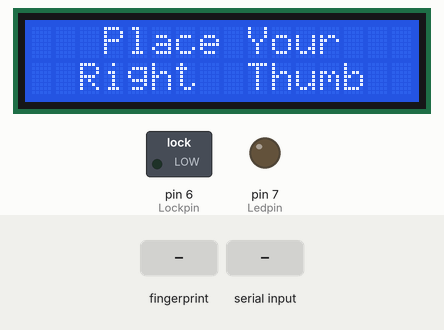
Recording of a sketch running on a simulated Arduino Uno, built with avr-gcc and run on an emulated ATmega328P. Parts: 16×2 character LCD, switched loads named in the sketch (green lamp = pin HIGH), output pins drawn as LEDs (lit = HIGH). Inputs (shaded band) come from the test bench. What the sketch prints to the serial monitor is not drawn.

Above: at 3.8 s.
3.9 s: finger stored as number 1 placed on the sensor
At 5.1 s:
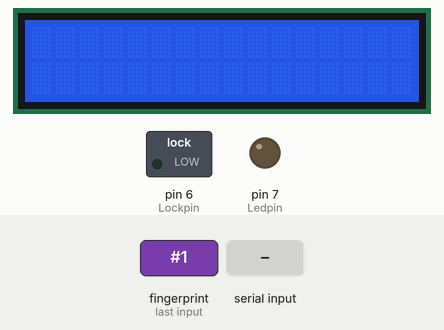
6.9 s: "enroll" received over Serial
At 9.4 s:
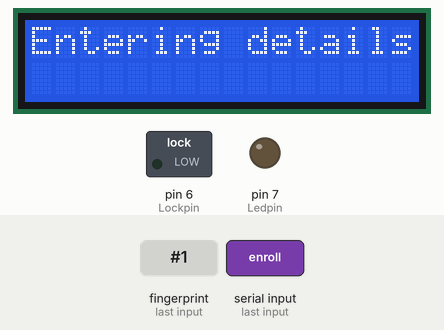
9.9 s: "90,45\n" received over Serial
At 11.2 s:
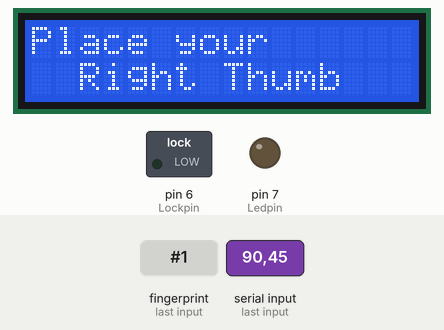
12.9 s: "delete" received over Serial
Timing chart, 0 to 15.9 s (numbered marks = the images above; inputs shaded):
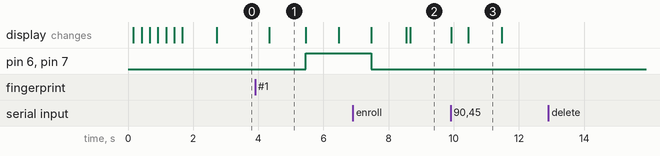

The sketch:

FP_I2Czetawithoutdelay.ino
```cpp
//>>>>>>>>>>>>>>>>>>>>>>>>>>>>>>>>>>>>>>>>>>>>>>>>>>>>>>>>>>>>>>>>>>>>>>>>>>>>>>>>>>>>>>>>>>>PROJECT BY [BIBIN] [ALEX JOHN] [DEEPAK] [ALEX JOSEPH] [FELIX]<<<<<<<<<<<<<<<<<<<<<<<<<<<<<<<<<<<<<<<<<<<<<<<<<<<<<<<<<<<<<<<<<<<<<<<<<<<<<<<<<<<<<<<<<<<<<<<<<

//>>>>>>>>>>>>>>>>>>>>>>>>>>>>>>>>>>>>>>>>>>>>>>>>>>>>>>>>>>>>>>>>>>>>>>>>>>>>>>THIS CODE IS SPECIFICALLY FOR ARDUINO NANO. IT MIGHT BE COMPATIBLE WITH UNO BUT THAT IS NOT TESTED<<<<<<<<<<<<<<<<<<<<<<<<<<<<<<<<<<<<<<<<<<<<<<<<<<<<<<<<<<<<<<<<<<<<<<<<<
//>>>>>>>>>>>>>>>>>>>>>>>>>>>>>>>>>>>>>>>>>>>>>>>>>>>>>>>>>>>>>>>>>>>>>>>>>>>>WE USE THE FINGERPRINT MODULE **** BY ************* WHIS IS CAPABLE OF STORING UPTO 250 FINGER TEMPLATES<<<<<<<<<<<<<<<<<<<<<<<<<<<<<<<<<<<<<<<<<<<<<<<<<<<<<<<<<<<<<<<<<<<<<
//>>>>>>>>>>>>>>>>>>>>>>>>>>>>>>>>>>>>>>>THE DISPLAY USED IS A 16X2 LCD INTERFACED USING I2C<-->SERIAL CONVERTER WHICH USES ONLY 2 DATA LINES INSTEAD OF THE 12 REQUIRED FOR NORMAL LCD INTERFACING WITH ARDUINO<<<<<<<<<<<<<<<<<<<<<<<<<<<<<<<<<<<<<<<<<<<


#include <Adafruit_Fingerprint.h>

// For UNO and others without hardware serial, we must use software serial...
// pin #2 is IN from sensor (GREEN wire)
// pin #3 is OUT from arduino  (WHITE wire)
// comment these two lines if using hardware serial
#include <SoftwareSerial.h>
#include <Wire.h>
#include <LiquidCrystal_I2C.h>// include the library code:

SoftwareSerial mySerial(2, 3);
LiquidCrystal_I2C lcd(0x27, 16, 2);

//LiquidCrystal_I2C lcd(0x27, 2, 1, 0, 4, 5, 6, 7, 3, POSITIVE); // Set the LCD I2C address
String username;
int Lockpin=6;//pin controlling relay(MOSFET) to lock
int Ledpin=7;//pin controlling led

Adafruit_Fingerprint finger = Adafruit_Fingerprint(&mySerial);

uint8_t id;


//>>>>>>>>>>>>>>>>>>>>>>>>>>>>>>>>>>>>>>>>>>>>>>>>>>>>>>>>>>>>>>>>>>>>>>>>>>>>>>>>>>>>>>>>>>>>>>>>>>>>>>>>>>>>>>>>>.SETUP<<<<<<<<<<<<<<<<<<<<<<<<<<<<<<<<<<<<<<<<<<<<<<<<<<<<<<<<<<<<<<<<<<<<<<<<<<<<<<<<<<<<<<<<<<<<<<<<<<<<<<<<<<<<<<<<<<<<<<<<<<<<<<<<<<<<<
//............................................................................................................................................................................................................................................................


void setup()
{

  pinMode(Lockpin,OUTPUT);  //Setting MOSFET pin as output
  digitalWrite(Lockpin,LOW);//Default locked

  pinMode(Ledpin,OUTPUT);  //Setting MOSFET pin as output
  digitalWrite(Ledpin,LOW);

  Serial.begin(9600);//Begining serial communication with pc at 9600 Bauds
  while (!Serial);  // For Yun/Leo/Micro/Zero/...
  delay(100);
  Serial.println("\n\nAdafruit finger detect test");
  lcd.begin();
 //lcd.begin(16,2); // initialize the lcd for 16 chars 2 lines, turn on backlight

// ------- Quick 3 blinks of backlight -------------
 for(int i = 0; i< 3; i++)
 {
 lcd.backlight();
 delay(250);
 lcd.noBacklight();
 delay(250);
 }
 lcd.backlight(); // finish with backlight on
;
  // set the data rate for the Fingerprint sensor serial port
  finger.begin(9600);

  if (finger.verifyPassword()) {
    Serial.println("Found fingerprint sensor!");
  } else {
    Serial.println("Did not find fingerprint sensor :(");
    while (1) { delay(1); }
  }

  finger.getTemplateCount();
  Serial.print("Sensor contains "); Serial.print(finger.templateCount); Serial.println(" templates");
}


//>>>>>>>>>>>>>>>>>>>>>>>>>>>>>>>>>>>>>>>>>>>>>>>>>>>>>>>>>>>>>>>>>>>>>>>>>>>>>>>>>>>>>>>>>>>>>>>>>>>>>>>>>>>>>>>>>Read Numbers (Serial inputs from pc and fingerprint sensor)<<<<<<<<<<<<<<<<<<<<<<<<<<<<<<<<<<<<<<<<<<<<<<<<<<<<<<<<<<<<<<<<<<<<<<<<<<<<<<<<<<<<<<<<<<<<<<<<<<<<<<<<<<<<<<<<<<<<<<<<<<<<<<<<<<<<<
//............................................................................................................................................................................................................................................................

uint8_t readnumber(void) {
  uint8_t num = 0;

  while (num == 0) {
    while (! Serial.available());
    num = Serial.parseInt();
  }
  return num;
}


//>>>>>>>>>>>>>>>>>>>>>>>>>>>>>>>>>>>>>>>>>>>>>>>>>>>>>>>>>>>>>>>>>>>>>>>>>>>>>>>>>>>>>>>>>>>>>>>>>>>>>>>>>>>>>>>>>MAIN LOOP<<<<<<<<<<<<<<<<<<<<<<<<<<<<<<<<<<<<<<<<<<<<<<<<<<<<<<<<<<<<<<<<<<<<<<<<<<<<<<<<<<<<<<<<<<<<<<<<<<<<<<<<<<<<<<<<<<<<<<<<<<<<<<<<<<<<<
//............................................................................................................................................................................................................................................................


void loop()
{
  if(! Serial.available())//SEARCH
  {
  Serial.println("Waiting for valid finger...");
  while(!Serial.available()){
    lcd.clear();
    lcd.setCursor(0, 0);
    lcd.print("   Place Your");lcd.setCursor(0, 1);lcd.print("  Right  Thumb");
    getFingerprintID();
    delay(50);  //don't ned to run this at full speed.
  }
  }
  String command=Serial.readString();


  //>>>>>>>>>>>>>>>>>>>>>>>>>>>>>>>>>>>>>>>>>>>ENROLL DELETE <<<<<<<<<<<<<<<


  if(command=="enroll")//ENROLL
  {
  lcd.clear();lcd.setCursor(0,0);lcd.print("Enrolling begun");delay(10);
  Serial.println("backclose");delay(100);//////////////////////////////////??????????????????????????????
  lcd.clear();lcd.setCursor(0,0);lcd.print("Entering details");delay(10);
  Serial.println("Ready to enroll a fingerprint!");
  Serial.println("Please type in the ID # (from 1 to 127) you want to save this finger as...");
  Serial.println("typeid");
  id = readnumber();
  if (id == 0) {// ID #0 not allowed, try again!
     return;
  }
  if(id==1313){return;}
  Serial.print("Enrolling ID #");
  Serial.println(id);

  while (!  getFingerprintEnroll() );
  }
  //--------------------------------------------------------------------------------------------------------------


  else if(command=="delete")//DELETE
  {
  Serial.println("backclose2");delay(1000);
  Serial.println("Please type in the ID # (from 1 to 127) you want to delete...");
  Serial.println("deleteid");

  uint8_t id = readnumber();
  if (id == 0) {// ID #0 not allowed, try again!
     return;
  } if(id==1313){return;}

  Serial.print("Deleting ID #");
  Serial.println(id);

  deleteFingerprint(id);
  }

}


//>>>>>>>>>>>>>>>>>>>>>>>>>>>>>>>>>>>>>>>>>>>>>>>>>>>>>>>>>>>>>>>>>>>>>>>>>>>>>>>>>>>>>>>>>>>>>>>>>>>>>>>>>>>>>>>>>ENROLL FUNCTION<<<<<<<<<<<<<<<<<<<<<<<<<<<<<<<<<<<<<<<<<<<<<<<<<<<<<<<<<<<<<<<<<<<<<<<<<<<<<<<<<<<<<<<<<<<<<<<<<<<<<<<<<<<<<<<<<<<<<<<<<<<<<<<<<<<<<
//............................................................................................................................................................................................................................................................

uint8_t getFingerprintEnroll() {

  int p = -1;
  Serial.print("Waiting for valid finger to enroll as #"); Serial.println(id);
  lcd.clear();
  lcd.setCursor(0,0);
  lcd.print("Ready to enroll");delay(500);
  lcd.clear();
  lcd.setCursor(0,0);
  lcd.print("Place your");lcd.setCursor(0, 1);lcd.print("  Right Thumb");

  while (p != FINGERPRINT_OK) {
    if(Serial.available()){return p;}

    p = finger.getImage();
    switch (p) {
    case FINGERPRINT_OK:
      Serial.println("Image taken");
      break;
    case FINGERPRINT_NOFINGER:
      Serial.println(".");
      break;
    case FINGERPRINT_PACKETRECIEVEERR:
      Serial.println("Communication error");
      break;
    case FINGERPRINT_IMAGEFAIL:
      Serial.println("Imaging error");
      break;
    default:
      Serial.println("Unknown error");
      break;
    }
  }

  // OK success!

  p = finger.image2Tz(1);
  switch (p) {
    case FINGERPRINT_OK:
      Serial.println("Image converted");
      break;
    case FINGERPRINT_IMAGEMESS:
      Serial.println("Image too messy");
      Serial.println("errr");
        lcd.clear();lcd.setCursor(0,0);lcd.print("Enroll Failed");lcd.setCursor(0, 1);lcd.print("  Try Again");delay(2000);lcd.clear();
        return p;
    case FINGERPRINT_PACKETRECIEVEERR:
      Serial.println("Communication error");Serial.println("errr");
      lcd.clear();lcd.setCursor(0,0);lcd.print("Enroll Failed");lcd.setCursor(0, 1);lcd.print("  Try Again");delay(2000);lcd.clear();
      return p;
    case FINGERPRINT_FEATUREFAIL:
      Serial.println("Could not find fingerprint features");Serial.println("errr");
      lcd.clear();lcd.setCursor(0,0);lcd.print("Enroll Failed");lcd.setCursor(0, 1);lcd.print("  Try Again");delay(2000);lcd.clear();
      return p;
    case FINGERPRINT_INVALIDIMAGE:
      Serial.println("Could not find fingerprint features");Serial.println("errr");
      lcd.clear();lcd.setCursor(0,0);lcd.print("Enroll Failed");lcd.setCursor(0, 1);lcd.print("  Try Again");delay(2000);lcd.clear();
      return p;
    default:
      Serial.println("Unknown error");Serial.println("errr");
      lcd.clear();lcd.setCursor(0,0);lcd.print("Enroll Failed");lcd.setCursor(0, 1);lcd.print("  Try Again");delay(2000);lcd.clear();
      return p;
  }

  Serial.println("Remove finger");
  lcd.clear();lcd.setCursor(0,0);lcd.print("Remove finger");
  delay(2000);
  p = 0;
  while (p != FINGERPRINT_NOFINGER) {
    p = finger.getImage();
  }
  Serial.print("ID "); Serial.println(id);
  p = -1;
  Serial.println("Place same finger again");
    lcd.clear();lcd.setCursor(0,0);lcd.print("Place your right");lcd.setCursor(0,1);lcd.print(" thumb again...");

  while (p != FINGERPRINT_OK) {
    p = finger.getImage();
    switch (p) {
    case FINGERPRINT_OK:
      Serial.println("Image taken");
      break;
    case FINGERPRINT_NOFINGER:
      Serial.print(".");
      break;
    case FINGERPRINT_PACKETRECIEVEERR:
      Serial.println("Communication error");Serial.println("errr");
      lcd.clear();lcd.setCursor(0,0);lcd.print("Enroll Failed");lcd.setCursor(0, 1);lcd.print("  Try Again");delay(2000);lcd.clear();
      break;
    case FINGERPRINT_IMAGEFAIL:
      Serial.println("Imaging error");Serial.println("errr");
      lcd.clear();lcd.setCursor(0,0);lcd.print("Enroll Failed");lcd.setCursor(0, 1);lcd.print("  Try Again");delay(2000);lcd.clear();
      break;
    default:
      Serial.println("Unknown error");Serial.println("errr");
      lcd.clear();lcd.setCursor(0,0);lcd.print("Enroll Failed");lcd.setCursor(0, 1);lcd.print("  Try Again");delay(2000);lcd.clear();
      break;
    }
  }

  // OK success!

  p = finger.image2Tz(2);
  switch (p) {
    case FINGERPRINT_OK:
      Serial.println("Image converted");
      break;
    case FINGERPRINT_IMAGEMESS:
      Serial.println("Image too messy");Serial.println("errr");
     lcd.clear();lcd.setCursor(0,0);lcd.print("Enroll Failed");lcd.setCursor(0, 1);lcd.print("  Try Again");delay(2000);lcd.clear();
      return p;
    case FINGERPRINT_PACKETRECIEVEERR:
      Serial.println("Communication error");Serial.println("errr");
     lcd.clear();lcd.setCursor(0,0);lcd.print("Enroll Failed");lcd.setCursor(0, 1);lcd.print("  Try Again");delay(2000);lcd.clear();
      return p;
    case FINGERPRINT_FEATUREFAIL:
      Serial.println("Could not find fingerprint features");Serial.println("errr");
     lcd.clear();lcd.setCursor(0,0);lcd.print("Enroll Failed");lcd.setCursor(0, 1);lcd.print("  Try Again");delay(2000);lcd.clear();
      return p;
    case FINGERPRINT_INVALIDIMAGE:
      Serial.println("Could not find fingerprint features");Serial.println("errr");
      lcd.clear();lcd.setCursor(0,0);lcd.print("Enroll Failed");lcd.setCursor(0, 1);lcd.print("  Try Again");delay(2000);lcd.clear();
      return p;
    default:
      Serial.println("Unknown error");Serial.println("errr");
     lcd.clear();lcd.setCursor(0,0);lcd.print("Enroll Failed");lcd.setCursor(0, 1);lcd.print("  Try Again");delay(2000);lcd.clear();
      return p;
  }

  // OK converted!
  Serial.print("Creating model for #");  Serial.println(id);

  p = finger.createModel();
  if (p == FINGERPRINT_OK) {
    Serial.println("Prints matched!");
  } else if (p == FINGERPRINT_PACKETRECIEVEERR) {
    Serial.println("Communication error");Serial.println("errr");
    lcd.clear();lcd.setCursor(0,0);lcd.print("Enroll Failed");lcd.setCursor(0, 1);lcd.print("  Try Again");delay(2000);lcd.clear();
    return p;
  } else if (p == FINGERPRINT_ENROLLMISMATCH) {
    Serial.println("Fingerprints did not match");Serial.println("errr");
lcd.clear();lcd.setCursor(0,0);lcd.print("Enroll Failed");lcd.setCursor(0, 1);lcd.print("  Try Again");delay(2000);lcd.clear();    return p;
  } else {
    Serial.println("Unknown error");Serial.println("errr");
lcd.clear();lcd.setCursor(0,0);lcd.print("Enroll Failed");lcd.setCursor(0, 1);lcd.print("  Try Again");delay(2000);lcd.clear();    return p;
  }

  Serial.print("ID "); Serial.println(id);
  p = finger.storeModel(id);
  if (p == FINGERPRINT_OK) {
    Serial.println("Stored!");
    lcd.clear();lcd.setCursor(0,0);lcd.print("Enroll Success");delay(2000);lcd.clear();return true;
  } else if (p == FINGERPRINT_PACKETRECIEVEERR) {
    Serial.println("Communication error");Serial.println("errr");
    lcd.clear();lcd.setCursor(0,0);lcd.print("Enroll Failed");lcd.setCursor(0, 1);lcd.print("  Try Again");delay(2000);lcd.clear();
    return p;
  } else if (p == FINGERPRINT_BADLOCATION) {
    Serial.println("Could not store in that location");Serial.println("errr");
    lcd.clear();lcd.setCursor(0,0);lcd.print("Enroll Failed");lcd.setCursor(0, 1);lcd.print("  Try Again");delay(2000);lcd.clear();
  return p;
  } else if (p == FINGERPRINT_FLASHERR) {
    Serial.println("Error writing to flash");Serial.println("errr");
    lcd.clear();lcd.setCursor(0,0);lcd.print("Enroll Failed");lcd.setCursor(0, 1);lcd.print("  Try Again");delay(2000);lcd.clear();
    return p;
  } else {
    Serial.println("Unknown error");Serial.println("errr");
    lcd.clear();lcd.setCursor(0,0);lcd.print("Enroll Failed");lcd.setCursor(0, 1);lcd.print("  Try Again");delay(2000);lcd.clear();
    return p;
  }
}


//>>>>>>>>>>>>>>>>>>>>>>>>>>>>>>>>>>>>>>>>>>>>>>>>>>>>>>>>>>>>>>>>>>>>>>>>>>>>>>>>>>>>>>>>>>>>>>>>>>>>>>>>>>>>>>>>>SEARCH for PLACED FINGER<<<<<<<<<<<<<<<<<<<<<<<<<<<<<<<<<<<<<<<<<<<<<<<<<<<<<<<<<<<<<<<<<<<<<<<<<<<<<<<<<<<<<<<<<<<<<<<<<<<<<<<<<<<<<<<<<<<<<<<<<<<<<<<<<<<<<
//............................................................................................................................................................................................................................................................


uint8_t getFingerprintID() {
  uint8_t p = finger.getImage();
  switch (p) {
    case FINGERPRINT_OK:
      Serial.println("Image taken");
      break;
    case FINGERPRINT_NOFINGER:
      Serial.println("No finger detected");
      return p;
    case FINGERPRINT_PACKETRECIEVEERR:
      Serial.println("Communication error");
      return p;
    case FINGERPRINT_IMAGEFAIL:
      Serial.println("Imaging error");
      return p;
    default:
      Serial.println("Unknown error");
      return p;
  }

  // OK success!

  p = finger.image2Tz();
  switch (p) {
    case FINGERPRINT_OK:
      Serial.println("Image converted");
      break;
    case FINGERPRINT_IMAGEMESS:
      Serial.println("Image too messy");
      return p;
    case FINGERPRINT_PACKETRECIEVEERR:
      Serial.println("Communication error");
      return p;
    case FINGERPRINT_FEATUREFAIL:
      Serial.println("Could not find fingerprint features");
      return p;
    case FINGERPRINT_INVALIDIMAGE:
      Serial.println("Could not find fingerprint features");
      return p;
    default:
      Serial.println("Unknown error");
      return p;
  }

  // OK converted!
  p = finger.fingerFastSearch();
  if (p == FINGERPRINT_OK) {
    Serial.println("Found a print match!");
  } else if (p == FINGERPRINT_PACKETRECIEVEERR) {
    Serial.println("Communication error");
    return p;
  } else if (p == FINGERPRINT_NOTFOUND) {
    Serial.println("Did not find a match");
    lcd.clear();
    lcd.setCursor(0,0);
    lcd.print(" No Match found");
    delay(1000);lcd.clear();
    return p;
  } else {
    Serial.println("Unknown error");
    return p;
  }

  // found a match!
  Serial.println("Found ID #"); Serial.println(finger.fingerID);
  lcd.clear();
  lcd.setCursor(0,0);
  for(int i=0;i<10000&&!Serial.available();i++);
  username = Serial.readString();
  lcd.setCursor((16-(username.length()))/2,0);
  lcd.print(username);
  lcd.setCursor(0,1);
  lcd.print(" ACCESS GRANTED");
  digitalWrite(Lockpin,HIGH);  //Opening the relay to Lock
  digitalWrite(Ledpin,HIGH); //setting Led on
  delay(1000);lcd.clear();lcd.setCursor(0,0);
  lcd.print(" Door Unlocked");
  delay(1000);digitalWrite(Lockpin,LOW);digitalWrite(Ledpin,LOW); //Relocking the door and led
  lcd.clear();
  Serial.print(" with confidence of "); Serial.println(finger.confidence);

  return finger.fingerID;
}


//>>>>>>>>>>>>>>>>>>>>>>>>>>>>>>>>>>>>>>>>>>>>>>>>>>>>>>>>>>>>>>>>>>>>>>>>>>>>>>>>>>>>>>>>>>>>>>>>>>>>>>>>>>>>>>>>>DELETE A FIGERPRINT TEMPLATE by ID<<<<<<<<<<<<<<<<<<<<<<<<<<<<<<<<<<<<<<<<<<<<<<<<<<<<<<<<<<<<<<<<<<<<<<<<<<<<<<<<<<<<<<<<<<<<<<<<<<<<<<<<<<<<<<<<<<<<<<<<<<<<<<<<<<<<<
//............................................................................................................................................................................................................................................................


uint8_t deleteFingerprint(uint8_t id) {
  uint8_t p = -1;


          p = finger.deleteModel(id);

          if (p == FINGERPRINT_OK) {
            Serial.println("Deleted!");
          } else if (p == FINGERPRINT_PACKETRECIEVEERR) {
            Serial.println("Communication error");
            return p;
          } else if (p == FINGERPRINT_BADLOCATION) {
            Serial.println("Could not delete in that location");
            return p;
          } else if (p == FINGERPRINT_FLASHERR) {
            Serial.println("Error writing to flash");
            return p;
          } else {
            Serial.print("Unknown error: 0x"); Serial.println(p, HEX);
            return p;
          }

}
```

Measured:
- after the input at 3.9 s, pin 6 (Lockpin), pin 7 (Ledpin): LOW → HIGH after 1.6 s; the display: changes after 0.44 s (image 1)
- after the input at 9.9 s, the display: first changes at once (image 3 shows a later state)
- after the input at 12.9 s, every drawn part: stays the same
- what the display in image 1 shows lasts 1.2 s, from 4.3 s to 5.5 s
- what the display in image 3 shows lasts 1.1 s, from 10.4 s to 11.5 s
